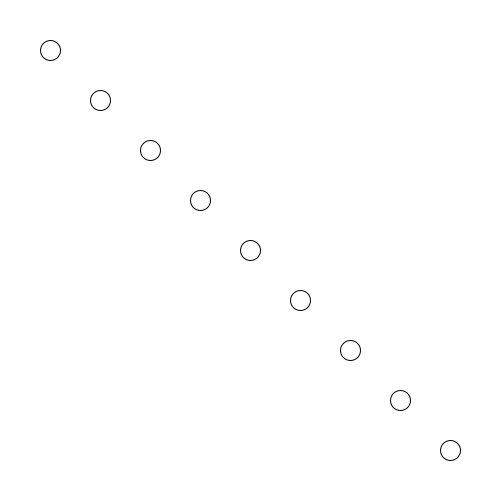
Frame 1 (no input)
Frame 60 (the mouse pressed at the canvas centre just before this capture): identical to frame 1, image omitted
Frame 120 (the mouse held since frame 60 and released just before this capture): identical to frame 1, image omitted

The Processing sketch that drew this single still picture (run headless with seeded random() and noise(); from frame 60 on, the mouse is pressed at the canvas centre):

// Processing sketch: Sample5
// ── Sample5.pde
void setup() {
    size(500, 500);
}
void draw() {
  background(255);
  float[] x = {50, 100, 150, 200, 250, 300, 350, 400, 450};
  float[] y = {50, 100, 150, 200, 250, 300, 350, 400, 450};
  for (int i=0; i<9; i++) {
    ellipse(x[i], y[i], 20, 20);
  }
}
